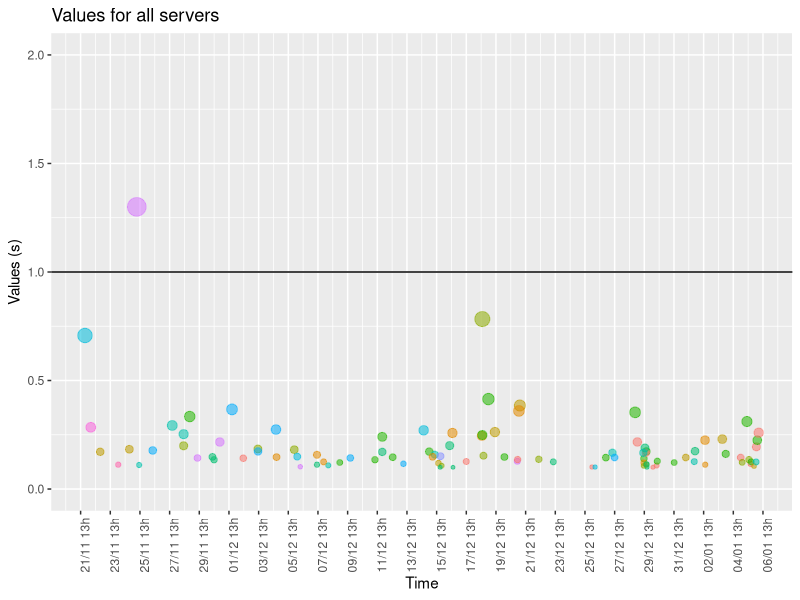

Generate this figure with R:
## ---- chunk 1
## Prepare the data to be plotted
suppressMessages(library(dplyr))
library(ggplot2)
library(grid)
library(scales)
library(lubridate)

# Create example dataframe of 100 samples
ndat<-c("2015-01-05 11:01:01","2014-12-01 17:57:59","2014-12-20 02:37:37","2014-12-26 22:46:39","2014-12-29 17:13:39","2014-12-15 01:05:40","2014-12-29 12:21:38","2014-11-30 22:16:35","2014-12-30 09:01:39","2015-01-06 02:22:15","2014-11-27 17:16:01","2014-12-18 16:45:17","2014-12-29 01:46:39","2014-12-17 12:53:37","2015-01-05 17:16:39","2014-12-19 11:17:57","2014-12-27 09:26:39","2015-01-01 23:05:40","2015-01-06 03:48:19","2014-11-28 11:38:35","2014-11-29 10:05:04","2014-12-08 05:39:40","2014-12-03 11:47:49","2014-11-28 11:38:35","2014-12-26 00:18:37","2014-12-27 12:54:08","2014-12-16 15:30:34","2015-01-05 14:19:39","2014-12-05 22:40:05","2014-11-25 11:41:05","2015-01-05 17:50:39","2014-11-24 01:48:39","2014-11-28 21:33:04","2014-12-11 21:03:26","2014-12-19 00:45:30","2014-11-22 20:42:34","2014-12-11 09:11:58","2014-12-07 11:25:12","2014-12-15 10:04:06","2014-12-09 17:22:06","2014-12-29 16:16:01","2014-11-21 20:00:47","2014-12-29 12:10:12","2014-12-15 19:14:28","2015-01-03 19:10:40","2014-12-03 12:00:31","2014-12-02 12:11:05","2014-12-22 10:17:33","2014-12-29 15:57:32","2014-12-18 14:11:52","2014-11-25 07:52:58","2015-01-01 21:50:39","2015-01-01 08:07:21","2014-12-16 14:34:07","2014-12-30 02:58:39","2014-12-18 14:58:17","2014-12-06 03:29:35","2014-12-30 10:03:26","2014-12-23 09:48:39","2014-12-07 11:25:51","2015-01-04 00:50:24","2014-12-29 12:01:22","2014-12-07 22:05:39","2015-01-05 01:02:39","2014-12-29 16:41:45","2014-12-04 17:02:05","2015-01-05 03:24:39","2014-11-30 10:16:34","2014-12-18 14:59:55","2014-12-11 21:03:26","2014-11-24 19:52:04","2014-12-28 22:05:40","2014-12-09 00:13:52","2014-12-26 05:21:38","2014-12-15 15:53:07","2014-12-20 23:33:07","2014-12-21 03:42:16","2014-12-13 07:15:06","2014-12-04 18:00:05","2015-01-06 06:05:39","2014-12-14 16:02:36","2014-12-21 02:08:57","2015-01-02 15:30:40","2014-11-30 12:56:04","2014-12-06 08:22:05","2014-12-29 15:27:19","2014-12-15 21:06:47","2014-12-31 13:22:39","2014-12-21 00:00:01","2014-12-15 18:41:39","2014-12-15 06:27:17","2015-01-05 22:32:39","2014-11-22 05:28:04","2014-11-26 09:44:34","2014-12-12 13:56:06","2014-12-29 14:02:19","2014-12-16 10:05:40","2014-12-29 11:23:05","2015-01-06 01:55:20","2015-01-02 15:15:07")
ndat<-rbind(ndat, c("0.3109780","0.3669849","0.1475640","0.1446930","0.1009210","0.1723951","0.1400541","0.2166050","0.1081120","0.1943401","0.2928849","0.1534999","0.2168749","0.1267539","0.1159321","0.2624322","0.1672228","0.1745440","0.2247408","0.2528451","0.1430541","0.1091419","0.1846839","0.1991399","0.1013781","0.1453541","0.1001001","0.1353830","0.1813510","0.1106969","0.1250931","0.1121560","0.3339399","0.2403990","0.4143830","0.1715349","0.1351870","0.1120211","0.1582030","0.1431631","0.1732939","0.7073909","0.1209382","0.1512581","0.2299429","0.1732391","0.1418060","0.1369771","0.1133960","0.2450610","1.2999919","0.1263691","0.1452049","0.2583159","0.1005031","0.7831391","0.1492301","0.1283432","0.1253119","0.1576940","0.1617812","0.1070128","0.1252409","0.1451181","0.1133100","0.2740289","0.1228550","0.1480940","0.2488581","0.1710320","0.1832591","0.3532670","0.1222418","0.1012410","0.1190392","0.1278821","0.3848752","0.1164189","0.1470049","0.2595359","0.2705768","0.3598960","0.1120659","0.1350752","0.1026188","0.1671592","0.1073321","0.1220220","0.1357261","0.1003731","0.1485590","0.1059190","0.2844490","0.1777109","0.1466392","0.1893810","0.2000860","0.1666668","0.1248230","0.2251230"))
ndat<-rbind(ndat, c("nrx0007","nrx0015","nrx0007","nrx0007","nrx0010a","nrx0007","nrx0007","nrx0018b","enrx0005","enrx0005","nrx0010b","nrx0006","enrx0005","enrx0005","enrx0005","nrx0004","nrx0010b","nrx0010a","nrx0007","nrx0010b","nrx0018b","nrx0010b","nrx0006","nrx0006","enrx0005","nrx0015","nrx0010a","nrx0006","nrx0006","nrx0010b","nrx0007","nrx0025a","nrx0007","nrx0007","nrx0007","nrx0004","nrx0007","nrx0010a","nrx0010b","nrx0015","nrx0007","nrx0014","nrx0002","nrx0018a","nrx0004","nrx0015","enrx0005","nrx0006","nrx0006","nrx0002","nrx0018b","nrx0010b","nrx0004","nrx0002","enrx0005","nrx0006","nrx0014","nrx0007","nrx0010a","nrx0002","nrx0007","nrx0006","nrx0002","enrx0005","nrx0010a","nrx0015","nrx0006","nrx0010a","nrx0007","nrx0010a","nrx0004","nrx0007","nrx0007","nrx0014","nrx0004","nrx0018b","nrx0004","nrx0015","nrx0002","enrx0005","nrx0014","nrx0002","nrx0002","nrx0010a","nrx0018b","enrx0005","nrx0006","nrx0007","enrx0005","nrx0010a","nrx0002","nrx0004","nrx0022","nrx0015","nrx0007","nrx0010a","nrx0010a","nrx0010b","nrx0010b","nrx0002"))
ndat<-rbind(ndat, c("2015-01-05 11:01:01","2014-12-01 17:57:59","2014-12-20 02:37:37","2014-12-26 22:46:39","2014-12-29 17:13:39","2014-12-15 01:05:40","2014-12-29 12:21:38","2014-11-30 22:16:35","2014-12-30 09:01:39","2015-01-06 02:22:15","2014-11-27 17:16:01","2014-12-18 16:45:17","2014-12-29 01:46:39","2014-12-17 12:53:37","2015-01-05 17:16:39","2014-12-19 11:17:57","2014-12-27 09:26:39","2015-01-01 23:05:40","2015-01-06 03:48:19","2014-11-28 11:38:35","2014-11-29 10:05:04","2014-12-08 05:39:40","2014-12-03 11:47:49","2014-11-28 11:38:35","2014-12-26 00:18:37","2014-12-27 12:54:08","2014-12-16 15:30:34","2015-01-05 14:19:39","2014-12-05 22:40:05","2014-11-25 11:41:05","2015-01-05 17:50:39","2014-11-24 01:48:39","2014-11-28 21:33:04","2014-12-11 21:03:26","2014-12-19 00:45:30","2014-11-22 20:42:34","2014-12-11 09:11:58","2014-12-07 11:25:12","2014-12-15 10:04:06","2014-12-09 17:22:06","2014-12-29 16:16:01","2014-11-21 20:00:47","2014-12-29 12:10:12","2014-12-15 19:14:28","2015-01-03 19:10:40","2014-12-03 12:00:31","2014-12-02 12:11:05","2014-12-22 10:17:33","2014-12-29 15:57:32","2014-12-18 14:11:52","2014-11-25 07:52:58","2015-01-01 21:50:39","2015-01-01 08:07:21","2014-12-16 14:34:07","2014-12-30 02:58:39","2014-12-18 14:58:17","2014-12-06 03:29:35","2014-12-30 10:03:26","2014-12-23 09:48:39","2014-12-07 11:25:51","2015-01-04 00:50:24","2014-12-29 12:01:22","2014-12-07 22:05:39","2015-01-05 01:02:39","2014-12-29 16:41:45","2014-12-04 17:02:05","2015-01-05 03:24:39","2014-11-30 10:16:34","2014-12-18 14:59:55","2014-12-11 21:03:26","2014-11-24 19:52:04","2014-12-28 22:05:40","2014-12-09 00:13:52","2014-12-26 05:21:38","2014-12-15 15:53:07","2014-12-20 23:33:07","2014-12-21 03:42:16","2014-12-13 07:15:06","2014-12-04 18:00:05","2015-01-06 06:05:39","2014-12-14 16:02:36","2014-12-21 02:08:57","2015-01-02 15:30:40","2014-11-30 12:56:04","2014-12-06 08:22:05","2014-12-29 15:27:19","2014-12-15 21:06:47","2014-12-31 13:22:39","2014-12-21 00:00:01","2014-12-15 18:41:39","2014-12-15 06:27:17","2015-01-05 22:32:39","2014-11-22 05:28:04","2014-11-26 09:44:34","2014-12-12 13:56:06","2014-12-29 14:02:19","2014-12-16 10:05:40","2014-12-29 11:23:05","2015-01-06 01:55:20","2015-01-02 15:15:07"))

ndat<-as.data.frame(t(ndat))
names(ndat)<-c("time","sec","server","time1")
ndat<-ndat %>% mutate(time=ymd_hms(time), sec=as.numeric(as.character(sec)), time1=ymd_hms(time1))
## ---- chunk 2
qplot(time, sec, data=ndat, col=server, geom="point", alpha=0.7, size=sec, 
      main="Values for all servers", xlab="Time", ylab="Values (s)") +
    scale_x_datetime( breaks="48 hour", labels = date_format("%d/%m %Hh")) +
    geom_hline(yintercept=1) +
    theme(axis.text.x = element_text(angle = 90, hjust = 1)) +
    coord_cartesian(ylim = c(0, 2)) +
    theme(legend.position = "none")
